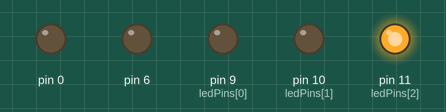
The sketch below on a simulated Arduino Uno, built with avr-gcc and run on an emulated ATmega328P. Shown: output pins drawn as LEDs (lit = HIGH).

Above: at 0.4 s.
At 1.22 s:
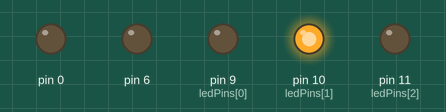
At 2.52 s:
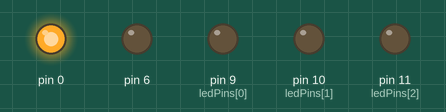
At 3.62 s:
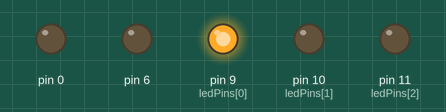
At 6.9 s:
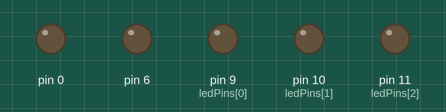
Timing chart, 0 to 8.3 s (numbered marks = the images above):
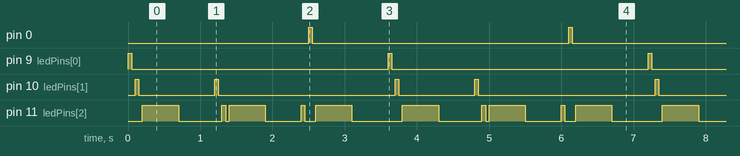

Measured:
- by itself, pin 0, pin 9 (ledPins[0]): alternates HIGH for 0.05 s and LOW for 3.6 s
- by itself, pin 10 (ledPins[1]): repeats every 3.6 s: LOW 1.1 s, HIGH 0.05 s, LOW 2.5 s, HIGH 0.05 s
- by itself, pin 11 (ledPins[2]): repeats every 3.6 s: LOW 0.60 s, HIGH 0.05 s, LOW 0.05 s, HIGH 0.50 s, LOW 0.50 s, HIGH 0.05 s, LOW 0.15 s, HIGH 0.50 s, LOW 0.70 s, HIGH 0.50 s

The sketch:

arraysandforloops.ino
```cpp
int ledPins[] = {9,10,11}; // my lights are connected to pins 9, 10, 11

// everything under setup function plays upon starting up.
void setup() {
for(int i = 0; i < 8; i++){ // loops i from 0 to all less than 8
  pinMode(ledPins[i],OUTPUT);
}

}

void loop() { //loops everything in this function

for(int i = 0; i<= 2;){ //applies to all 3 lights

  digitalWrite(ledPins[i], HIGH); // turn on
  delay(50);                        // pause
  digitalWrite(ledPins[i], LOW); // turn off
  delay(50);                        // pause

  digitalWrite(ledPins[i+1], HIGH); // turn on
  delay(50);                        // pause
  digitalWrite(ledPins[i+1], LOW); // turn off
  delay(50);

  i++; // makes sure the loop goes onto the next light

for(int i = 2; i<=2;){ //applies only to the last light


  digitalWrite(ledPins[i], HIGH); // turn on
  delay(500);                        // pause
  digitalWrite(ledPins[i], LOW); // turn off
  delay(500);                        // pause

i++; // makes sure the loop goes onto the next light
}
}
}
```
